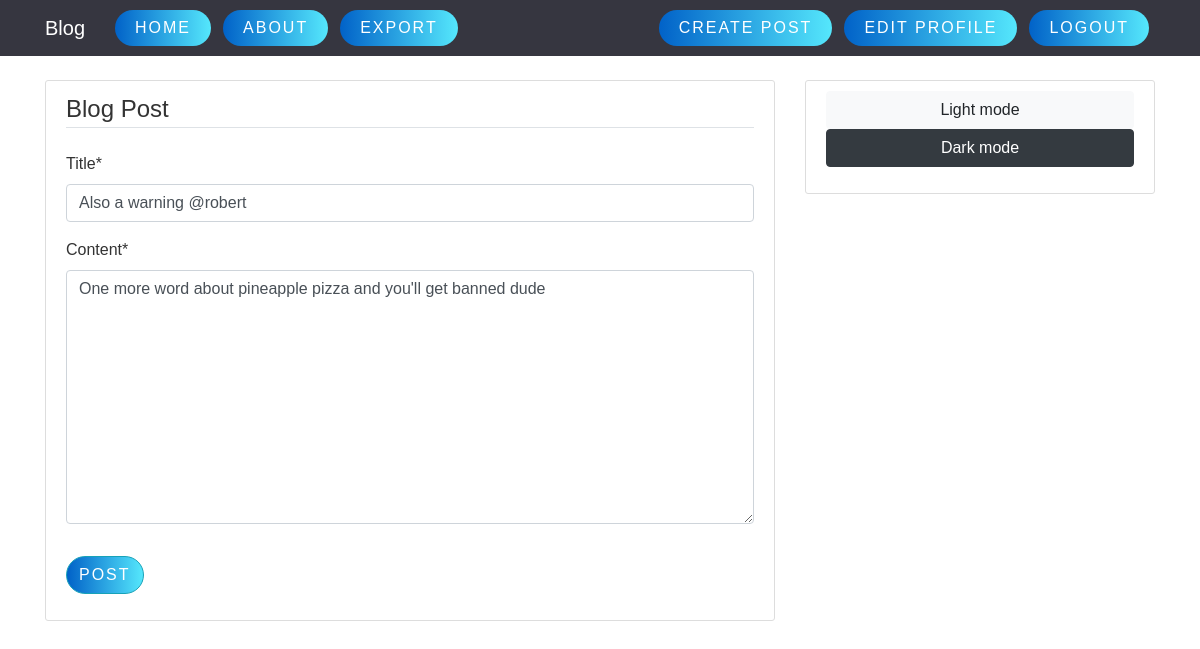
Page /post/41/update/ (signed in) on the committed database.
### blog/models.py (models this page shows, shortened)
class Post(models.Model):
    objects = None
    title = models.CharField(max_length=100)
    content = models.TextField()
    date_posted = models.DateTimeField(default=timezone.now)
    author = models.ForeignKey(User, on_delete=models.CASCADE)

### blog/views.py (the view, shortened to what this page needs)
# urls.py: path('post/<int:pk>/update/', PostUpdateView.as_view(), name='post-update'),
class PostUpdateView(LoginRequiredMixin, UserPassesTestMixin, UpdateView):
    model = Post
    fields = ['title', 'content']
    def test_func(self):  # check if user is OP before editing post
        post = self.get_object()
        if self.request.user == post.author:
            return True
        return False

### blog/templates/blog/post_form.html (shortened to what this page needs)
{% extends "blog/base.html"%}
{% load crispy_forms_tags %}
{% block content %}
<div class="content-section">
    <form method="POST">
        <fieldset class="form-group">
            <legend class="border-bottom mb-4">Blog Post</legend>
            {{ form|crispy }}
        </fieldset>
        <div class="form-group">
            <button class="btn btn-outline-info" id="lowerButton" type="submit">Post</button>
        </div>
    </form>
</div>
{% endblock content %}

### blog/static/blog/light.css (style rules this page uses)
body { background: #fafafa; color: #333333; margin-top: 5rem; }
.content-section { background: #ffffff; padding: 10px 20px; border: 1px solid #dddddd; border-radius: 3px; margin-bottom: 20px; }
#lowerButton { position: relative; display: inline-block; color: #fff; text-decoration: none; text-transform: uppercase; letter-spacing: 2px; border-radius: 40px; background: linear-gradient(90deg, #0162c8, #55e7fc); }
body { --text-color: #222; --bkg-color: #fff; }
* { font-family: Arial, Helvetica, sans-serif; }
body { background: var(--bkg-color); }

### rows in the picture
Post: title "Also a warning @robert", content "One more word about pineapple pizza and you'll get banned dude"
